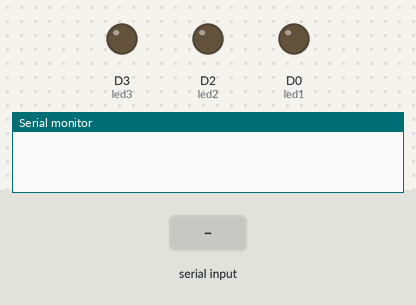
Recording of a sketch running on a simulated ESP8266 (NodeMCU). Parts: output pins drawn as LEDs (lit = HIGH), the last lines printed to the serial monitor. The inputs (shaded band) are chosen by the test bench.

Above: at 1.2 s.
1.3 s: "everything on" received over Serial
At 2.0 s:
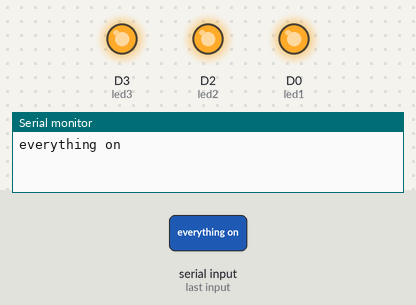
2.9 s: "light off" received over Serial
At 4.1 s:
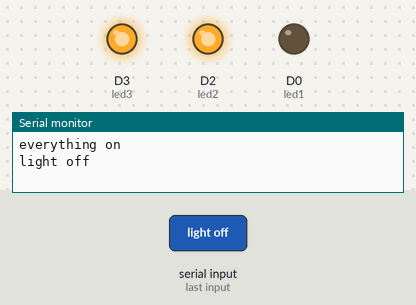
4.4 s: "fan off" received over Serial
At 5.6 s:
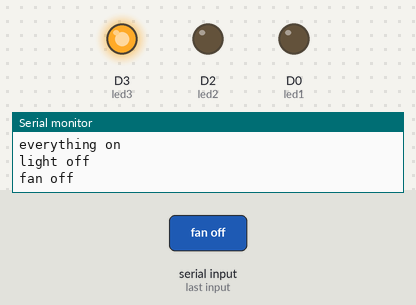
5.9 s: "light on" received over Serial
At 7.1 s:
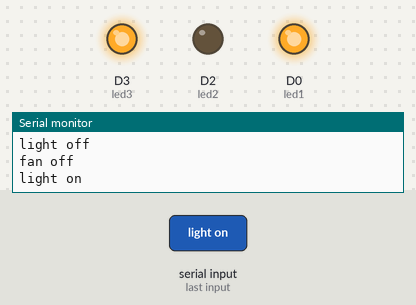
7.4 s: "AC off" received over Serial
At 8.6 s:
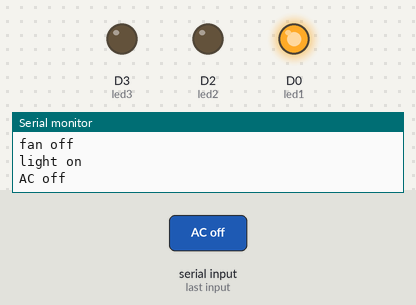
8.9 s: "fan on" received over Serial
At 9.9 s:
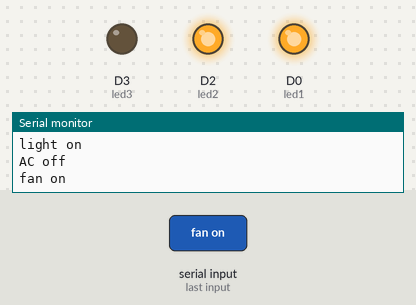
Timing chart, 0 to 11.4 s (numbered marks = the images above; inputs shaded):
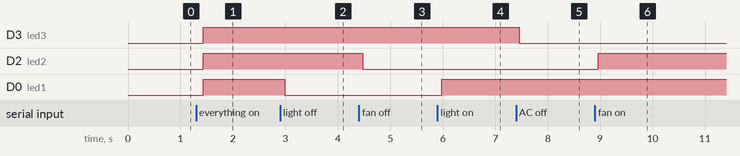

The sketch:

Voice_Activation-arduino.ino
```cpp
String voice;
int
led1 = D0, //Connect LED 1 To Pin #13
led2 = D2, //Connect LED 2 To Pin #12
led3 = D3; //Connect LED 2 To Pin #11
//--------------------------Call A Function-------------------------------//
void allon(){
     digitalWrite(led1, HIGH);
     digitalWrite(led2, HIGH);
     digitalWrite(led3, HIGH);
     }

void alloff(){
     digitalWrite(led1, LOW);
     digitalWrite(led2, LOW);
     digitalWrite(led3, LOW);

}
//-----------------------------------------------------------------------//
 void setup() {
  Serial.begin(9600);
  pinMode(led1, OUTPUT);
  pinMode(led2, OUTPUT);
  pinMode(led3, OUTPUT);

}
//-----------------------------------------------------------------------//
 void loop() {
  while (Serial.available()){  //Check if there is an available byte to read
  delay(10); //Delay added to make thing stable
  char c = Serial.read(); //Conduct a serial read
  if (c == '#') {break;} //Exit the loop when the # is detected after the word
  voice += c; //Shorthand for voice = voice + c
  }
  if (voice.length() > 0) {
    Serial.println(voice);
//-----------------------------------------------------------------------//
  //----------Control Multiple Pins/ LEDs----------//
       if(voice == "everything on") {allon();}  //Turn Off All Pins (Call Function)
  else if(voice == "everything off"){alloff();} //Turn On  All Pins (Call Function)


  //----------Turn On One-By-One----------//
  else if(voice == "light on") {digitalWrite(led1, HIGH);}
  else if(voice == "fan on") {digitalWrite(led2, HIGH);}
  else if(voice == "AC on") {digitalWrite(led3, HIGH);}

  //----------Turn Off One-By-One----------//
  else if(voice == "light off") {digitalWrite(led1, LOW);}
  else if(voice == "fan off") {digitalWrite(led2, LOW);}
  else if(voice == "AC off") {digitalWrite(led3, LOW);}


//-----------------------------------------------------------------------//
voice="";}} //Reset the variable after initiating
```

Measured:
- after the input at 1.3 s, D3 (led3), D2 (led2), D0 (led1): LOW → HIGH after 0.13 s
- after the input at 2.9 s, D0 (led1): HIGH → LOW after 0.09 s
- after the input at 4.4 s, D2 (led2): HIGH → LOW after 0.07 s
- after the input at 5.9 s, D0 (led1): LOW → HIGH after 0.08 s
- after the input at 7.4 s, D3 (led3): HIGH → LOW after 0.06 s
- after the input at 8.9 s, D2 (led2): LOW → HIGH after 0.06 s
